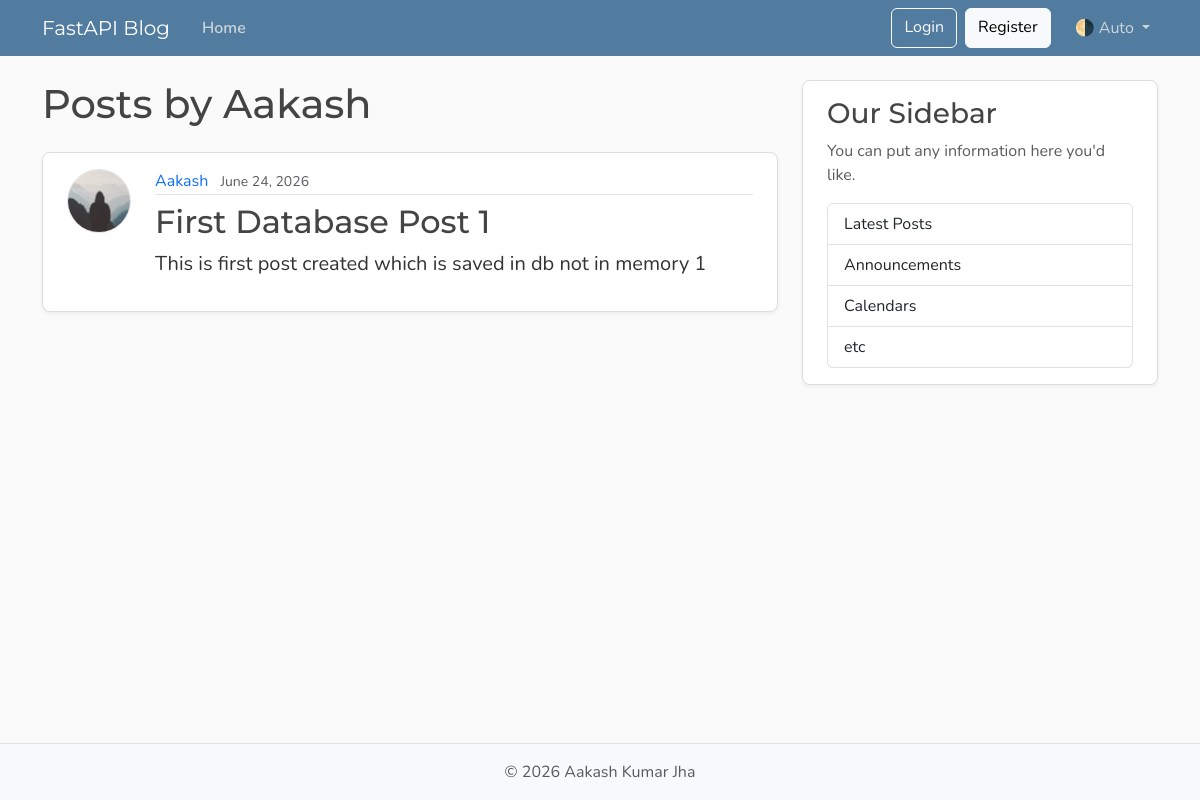
The page /users/2/posts on the database as committed earlier.
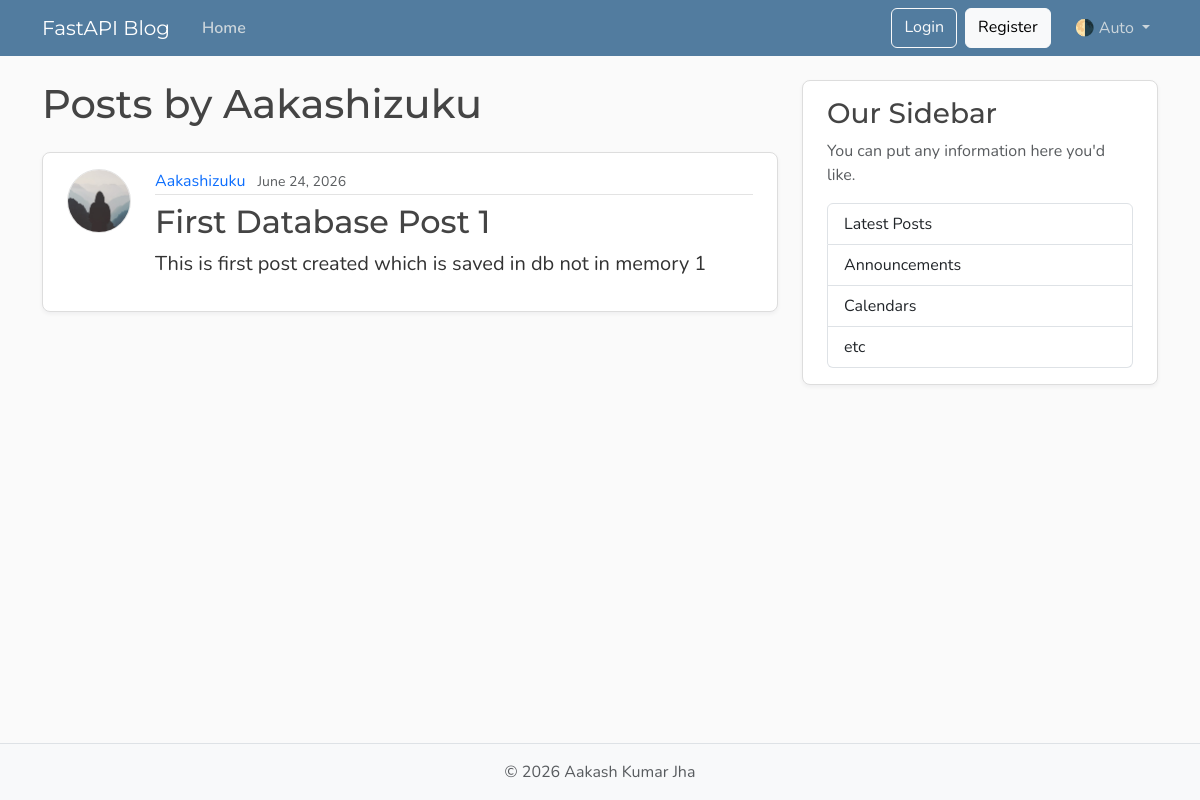
The same page on the database as committed later.
### models.py (models this page shows, shortened)
class User(Base):
    __tablename__="users"
    id: Mapped[int] = mapped_column(Integer, primary_key=True, index=True)
    username: Mapped[str] = mapped_column(String(50), unique=True, nullable=False)
    email: Mapped[str] = mapped_column(String(120), unique=True, nullable=False)
    image_file: Mapped[str | None] = mapped_column(
        String(200),
        nullable=True,
        default=None,
    )
    posts: Mapped[list[Post]] = relationship(back_populates="author" , cascade="all , delete-orphan")  # for like author.posts where author is a user object

class Post(Base):
    __tablename__="posts"
    id: Mapped[int] = mapped_column(Integer,primary_key=True , index=True)
    title : Mapped[str] =  mapped_column(String(100),nullable=False)
    content : Mapped[str] =  mapped_column(Text,nullable=False)
    user_id : Mapped[int] = mapped_column(
        ForeignKey("users.id"),
        nullable=False,
        index=True
    )
    date_posted : Mapped[datetime] = mapped_column(DateTime(timezone=True),
    default=lambda : datetime.now(UTC)
    )
    author:Mapped[User]= relationship(back_populates="posts")

### main.py (the view)
@app.get("/users/{user_id}/posts", include_in_schema=False, name="user_posts")
def user_posts_page(request: Request, user_id: int , db:Annotated[Session, Depends(get_db)]):
    result = db.execute(select(User).where(User.id == user_id))
    user = result.scalars().first()
    if not user:
        raise HTTPException(
            status_code=status.HTTP_404_NOT_FOUND,
            detail="User not found",
        )
    result = db.execute(select(Post).where(Post.user_id == user_id))
    posts = result.scalars().all()
    return templates.TemplateResponse(
        request,
        "user_posts.html",
        {"posts": posts, "user": user, "title": f"{user.username}'s Posts"},
    )

### templates/user_posts.html
{% extends "layout.html" %}
{% block content %}
  <h1 class="mb-4">Posts by {{ user.username }}</h1>
  {% for post in posts %}
    <article class="content-section py-3 px-4 mb-4">
      <div class="d-flex align-items-start gap-4">
        <img class="rounded-circle article-img flex-shrink-0"
             src="{{ post.author.image_path }}"
             alt="{{ post.author.username }}'s profile picture"
             width="64"
             height="64"
             loading="lazy">
        <div class="flex-grow-1">
          <div class="article-metadata mb-2">
            <a class="me-2"
               href="{{ url_for('user_posts', user_id=post.author.id) }}">{{ post.author.username }}</a>
            <small class="text-body-secondary">{{ post.date_posted.strftime("%B %d, %Y") }}</small>
          </div>
          <h2>
            <a class="article-title"
               href="{{ url_for('post_page', post_id=post.id) }}">{{ post.title }}</a>
          </h2>
          <p class="article-content">{{ post.content }}</p>
        </div>
      </div>
    </article>
  {% else %}
    <p class="text-body-secondary">No posts by this user yet.</p>
  {% endfor %}
{% endblock content %}

Rows that differ between the two databases and show on the page:
changed User: username "Aakash" → "Aakashizuku"
changed through a linked row, Post "First Database Post 1": author.username "Aakash" → "Aakashizuku"
